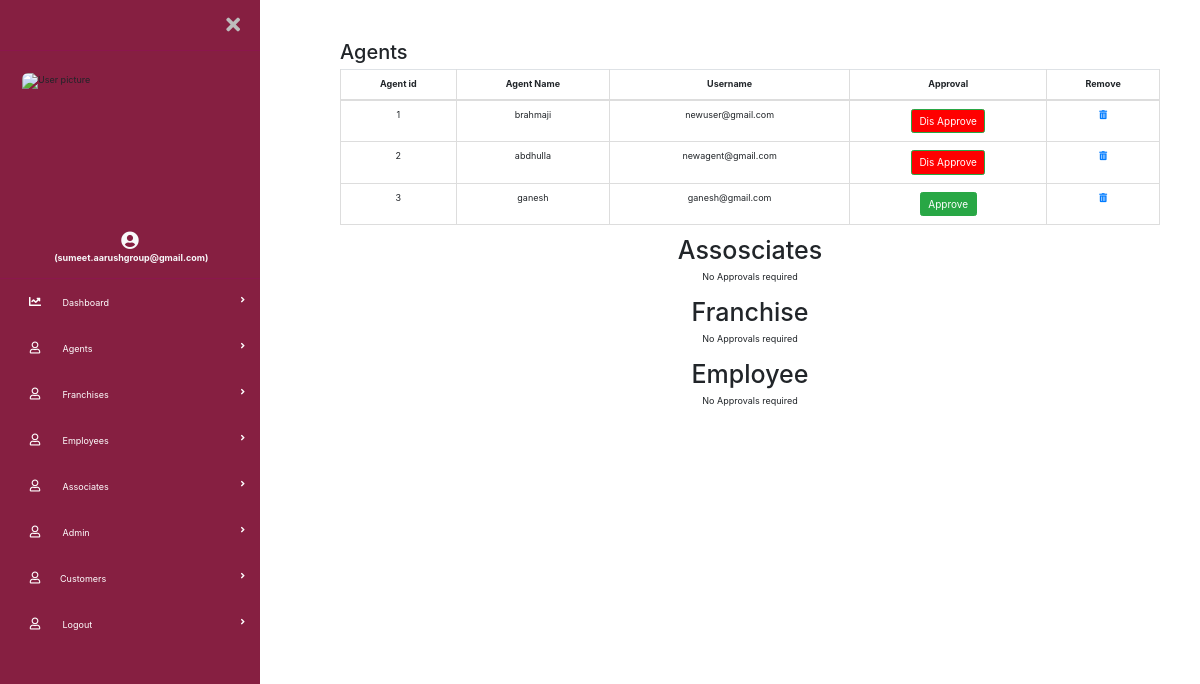
The page /backend/Admin_panel/approvalpending.php (signed in) on the database its author committed.
### tables this page shows
CREATE TABLE `agents` (
  `agentid` int(11) NOT NULL,
  `agentname` varchar(100) NOT NULL,
  `agentaadhar` int(11) NOT NULL,
  `agentpan` varchar(25) NOT NULL,
  `agentphone` varchar(12) NOT NULL,
  `agentemail` varchar(100) NOT NULL,
  `agentdistrict` varchar(100) NOT NULL,
  `agentaddress` varchar(100) NOT NULL,
  `Approval` varchar(12) DEFAULT NULL,
  `Delete` tinyint(1) DEFAULT NULL
);

### backend/Admin_panel/approvalpending.php (the view, shortened to what this page needs)
<?php
include 'database.php';
$qry = "select * from agents";
$sql = mysqli_query($dbc, $qry) or die(mysqli_error($dbc));
$countagents = mysqli_num_rows($sql);
?>
<!DOCTYPE html>
<html lang="en">
<link href="css/bootstrap.min.css" rel="stylesheet" id="bootstrap-css">
<!DOCTYPE html>
<html lang="en">
<head>
    <link rel="stylesheet" href="https://maxcdn.bootstrapcdn.com/bootstrap/4.0.0/css/bootstrap.min.css">
    <link href="https://use.fontawesome.com/releases/v5.0.6/css/all.css" rel="stylesheet">
    <link href="css/side.css" rel="stylesheet">
</head>
<body>
    <div class="page-wrapper chiller-theme toggled">
        <nav id="sidebar" class="sidebar-wrapper">
            <div class="sidebar-content">
                <div class="sidebar-brand">
                    <div id="close-sidebar">
                        <i class="fas fa-times"></i>
                    </div>
                </div>
                <div class="sidebar-header">
                    <div class="user-pic">
                        <img class="img-responsive img-rounded" src="images/kkm-logo.png" alt="User picture">
                    </div>
                </div>
                <div class="text-center">
                    <span class=" text-light"><i class="fas fa-user-circle fa-2x"></i><br>&nbsp;<strong>(<?php echo $_SESSION['loginname']; ?>)</strong></span>
                </div><br>
                <div class="sidebar-menu">
                <?php include 'sidenav.php'; ?>
        </nav>
        <main class="page-content">
            <div class="container-fluid">
                <h2>Agents</h2>
                <div class="row">
                    <div class="col-lg-12 text-center">
                    <?php if ($countagents > 0) {?>
            <table class="table table-bordered col-md-8">
              <thead>
                <tr>
                  <th>Agent id</th>
                  <th>Agent Name</th>
                  <th>Username</th>
                  <th>Approval</th>
                  <th>Remove</th>
                </tr>
              </thead>
              <?php while ($row = mysqli_fetch_assoc($sql)) { ?>
                  <tr>
                    <td><?php echo $row['agentid'] ?></td>
                    <td><?php echo $row['agentname'] ?></td>
                    <td><?php echo $row['agentemail'] ?></td>
                    <?php if($row['Approval']== 'pending'){ ?>
                    <td align="">
                        <a href='approveagent.php?id=<?php echo $row['agentid'] ?>' class='btn btn-success'
                         onClick="javascript: return confirm('Confirm Approval');">Approve</a>
                    </td>
                    <?php }
                    if($row['Approval']== 'Success'){ ?>
                    <td>
                        <a style="color:white; background-color:red;" href='disapprove.php?id=<?php echo $row['agentid'] ?>'
                         class='btn btn-success ' onClick="javascript: return confirm('Confirm Dis Approval');">Dis Approve</a>
                    </td>
                     <?php } ?>
                    <?php
                    if($row1['adminemail'] == $username || $row2['admin2email'] == $username ){
                      echo "<td><a  href='../remove/removeagents.php?id=".$row['agentid']."'><i class='fa fa-trash-alt' onClick=\"javascript: return confirm('Please confirm deletion');\"></i></a></td>";
                  } else {
                  echo "<td><a href='#'><i class='fa fa-trash-alt' onClick=\"javascript: return confirm('You are not Autharized Super Admin to DELETE');\"></i></a></td>";
                  }
                  ?>
                  </tr> <?php
                      }
                        ?>
            </table>
          <?php } else {
                echo "<strong>No Agents Found</strong>";
              } ?> <br>
                        <h1>Assosciates</h1>No Approvals required<br><br>
                        <h1>Franchise</h1>No Approvals required<br><br>
                        <h1>Employee</h1>No Approvals required<br><br>
                    </div>
                </div>
            </div>
    </div>
</body>
</html>

### backend/Admin_panel/css/side.css (style rules this page uses)
body { font-size: 0.9rem; }
.page-wrapper .sidebar-wrapper, .sidebar-wrapper .sidebar-brand > a, .sidebar-wrapper .sidebar-dropdown > a:after, .sidebar-wrapper .sidebar-menu .sidebar-dropdown .sidebar-submenu li a:before, .sidebar-wrapper ul li a i, .page-wrapper .page-content, .sidebar-wrapper .sidebar-search input.search-menu, .sidebar-wrapper .sidebar-search .input-group-text, .sidebar-wrapper .sidebar-menu ul li a, #show-sidebar, #close-sidebar { -webkit-transition: all 0.3s ease; -moz-transition: all 0.3s ease; -ms-transition: all 0.3s ease; -o-transition: all 0.3s ease; transition: all 0.3s ease; }
.page-wrapper { height: 100vh; }
.page-wrapper.toggled .sidebar-wrapper { left: 0px; }
@media screen and (min-width: 768px) { .page-wrapper.toggled .page-content { padding-left: 300px; } }
.sidebar-wrapper { width: 260px; height: 100%; max-height: 100%; position: fixed; top: 0; left: -300px; z-index: 999; }
.sidebar-content { max-height: calc(100% - 30px); height: calc(100% - 30px); overflow-y: auto; position: relative; }
.sidebar-wrapper .sidebar-brand { padding: 10px 20px; display: flex; align-items: center; }
.sidebar-wrapper .sidebar-brand #close-sidebar { cursor: pointer; font-size: 20px; }
.sidebar-wrapper .sidebar-header { padding: 20px; overflow: hidden; }
.sidebar-wrapper .sidebar-header .user-pic { float: left; width: 200px; padding: 2px; border-radius: 12px; margin-right: 15px; overflow: hidden; height: 140px; }
.sidebar-wrapper .sidebar-header .user-pic img { height: 100%; width: 100%; }
.sidebar-wrapper .sidebar-menu { padding-bottom: 10px; }
.page-wrapper .page-content { display: inline-block; width: 100%; padding-left: 0px; padding-top: 20px; }
.page-wrapper .page-content > div { padding: 20px 40px; }
.page-wrapper .page-content { overflow-x: hidden; }
.chiller-theme .sidebar-wrapper { background: #861f41;; }
.chiller-theme .sidebar-wrapper .sidebar-header, .chiller-theme .sidebar-wrapper .sidebar-search, .chiller-theme .sidebar-wrapper .sidebar-menu { border-top: 1px solid #8b174d; }
.page-wrapper.chiller-theme.toggled #close-sidebar { color: #bdbdbd; }

### rows shown on the page
agents: agentid "1", agentname "brahmaji", agentemail "newuser@gmail.com"
agents: agentid "2", agentname "abdhulla", agentemail "newagent@gmail.com"
agents: agentid "3", agentname "ganesh", agentemail "ganesh@gmail.com"

### other values the page prints
$_SESSION['loginname'] "sumeet.aarushgroup@gmail.com"
